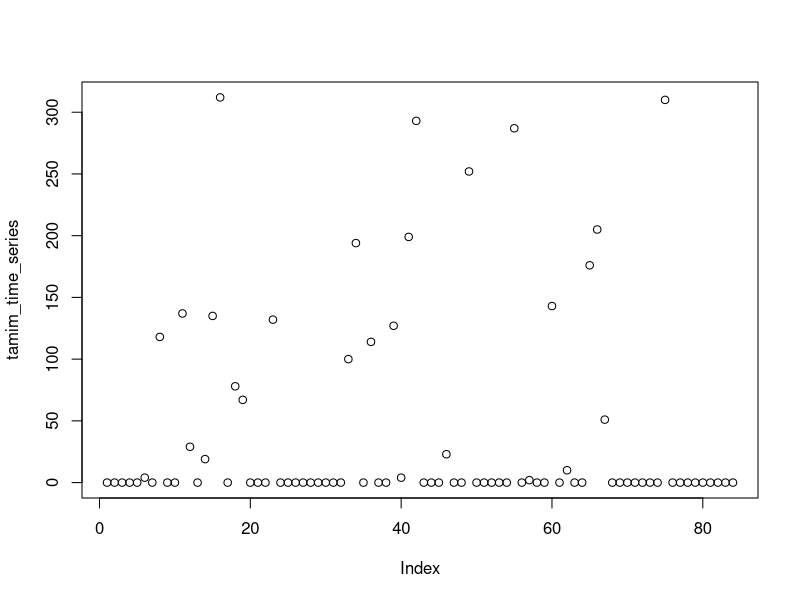
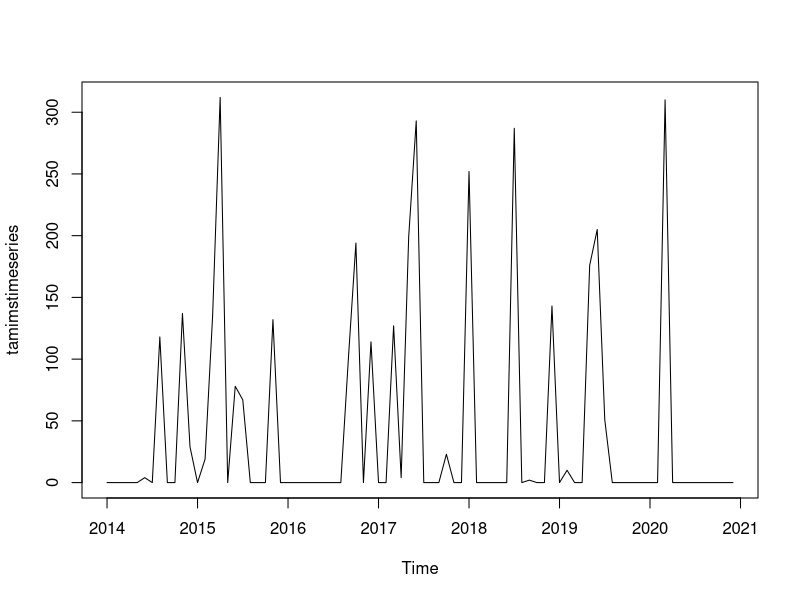
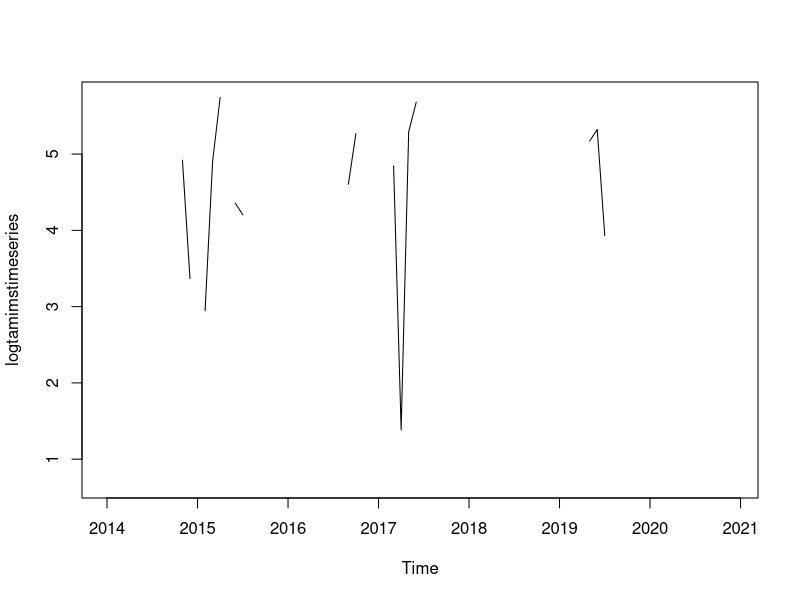
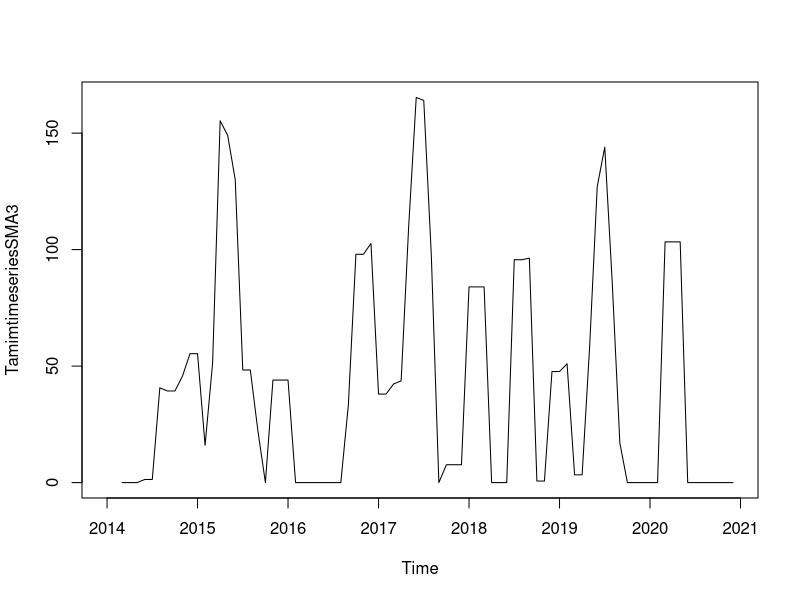
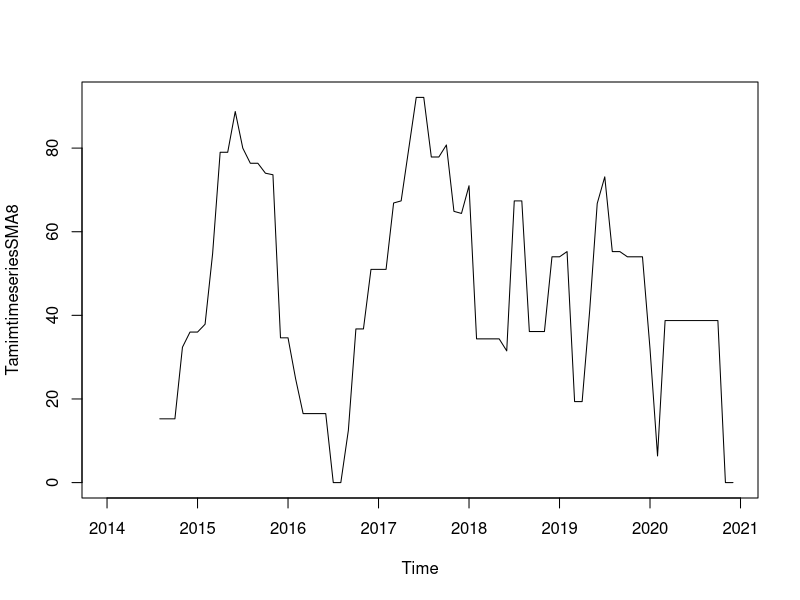
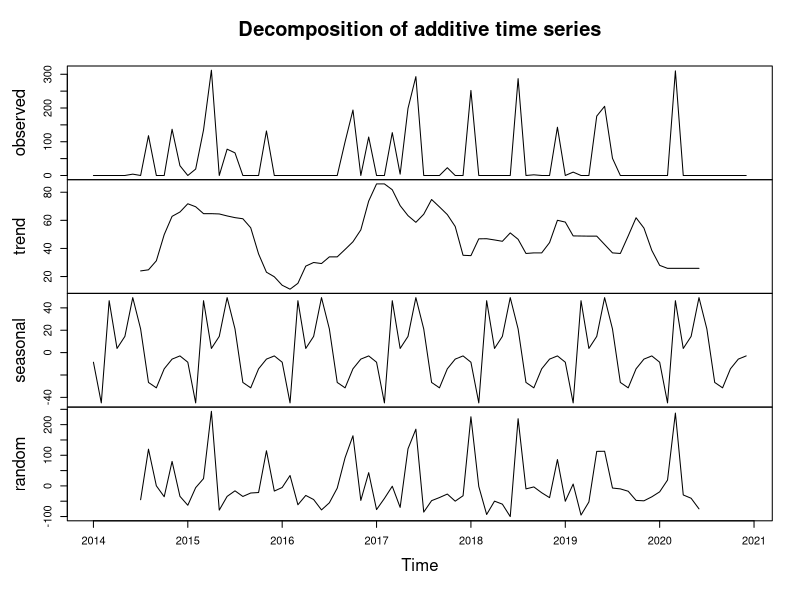
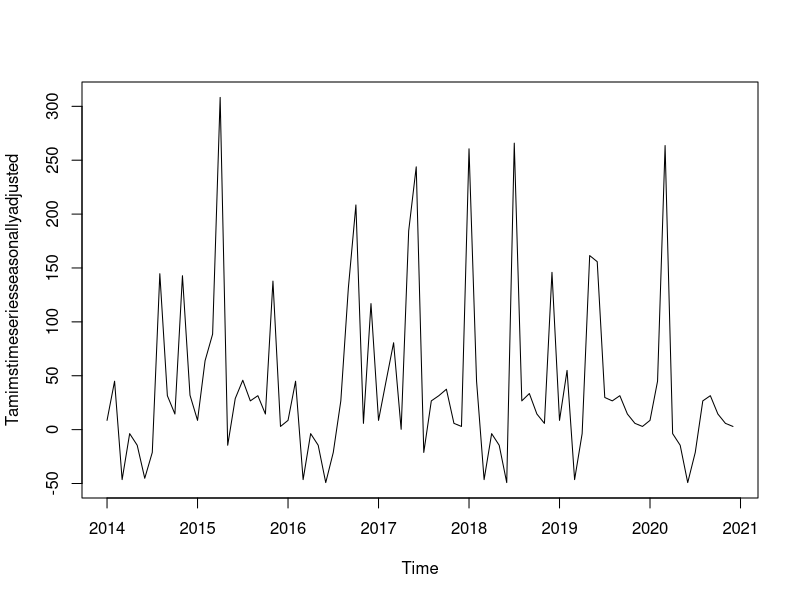

Write R code to recreate these figures, in order.

#Plotting Time Series
tamim_time_series<- c(0,0,0,0,0,4,0,118,0,0,137,29,0,19,135,312,0,78,67,0,0,0,132,0,0,0,0,0,0,0,0,0,100,194,0,114,0,0,127,4,199,293,0,0,0,23,0,0,252,0,0,0,0,0,287,0,2,0,0,143,0,10,0,0,176,205,51,0,0,0,0,0,0,0,310,0,0,0,0,0,0,0,0,0)

print(tamim_time_series)
plot(tamim_time_series)

tamimstimeseries<- ts(tamim_time_series,start=c(2014,1),frequency = 12)
print(tamimstimeseries)
plot(tamimstimeseries)

logtamimstimeseries <- log(tamimstimeseries)
plot.ts(logtamimstimeseries)

#------Decomposing Time Series--------
#Decomposing Non-Seasonal Data

install.packages("TTR")
library(TTR)

TamimtimeseriesSMA3 <- SMA(tamimstimeseries,n=3)
plot(TamimtimeseriesSMA3)
TamimtimeseriesSMA8 <- SMA(tamimstimeseries,n=8)
plot(TamimtimeseriesSMA8)

#Decomposing Seasonal Data
Tamimtimeseriescomponents <- decompose(tamimstimeseries)
plot(Tamimtimeseriescomponents)

#Seasonally Adjusting
Tamimtimeseriescomponents <- decompose(tamimstimeseries)
Tamimstimeseriesseasonallyadjusted <- tamimstimeseries - Tamimtimeseriescomponents$seasonal
plot(Tamimstimeseriesseasonallyadjusted)
